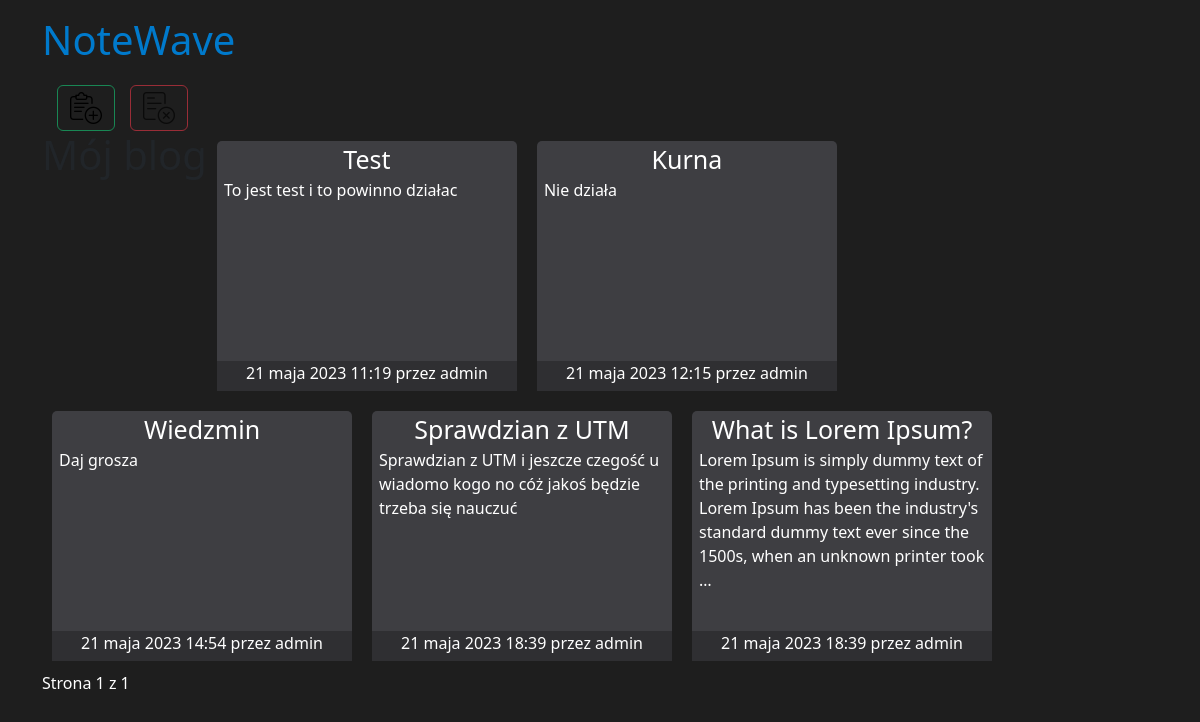
Before: / with the older database file.
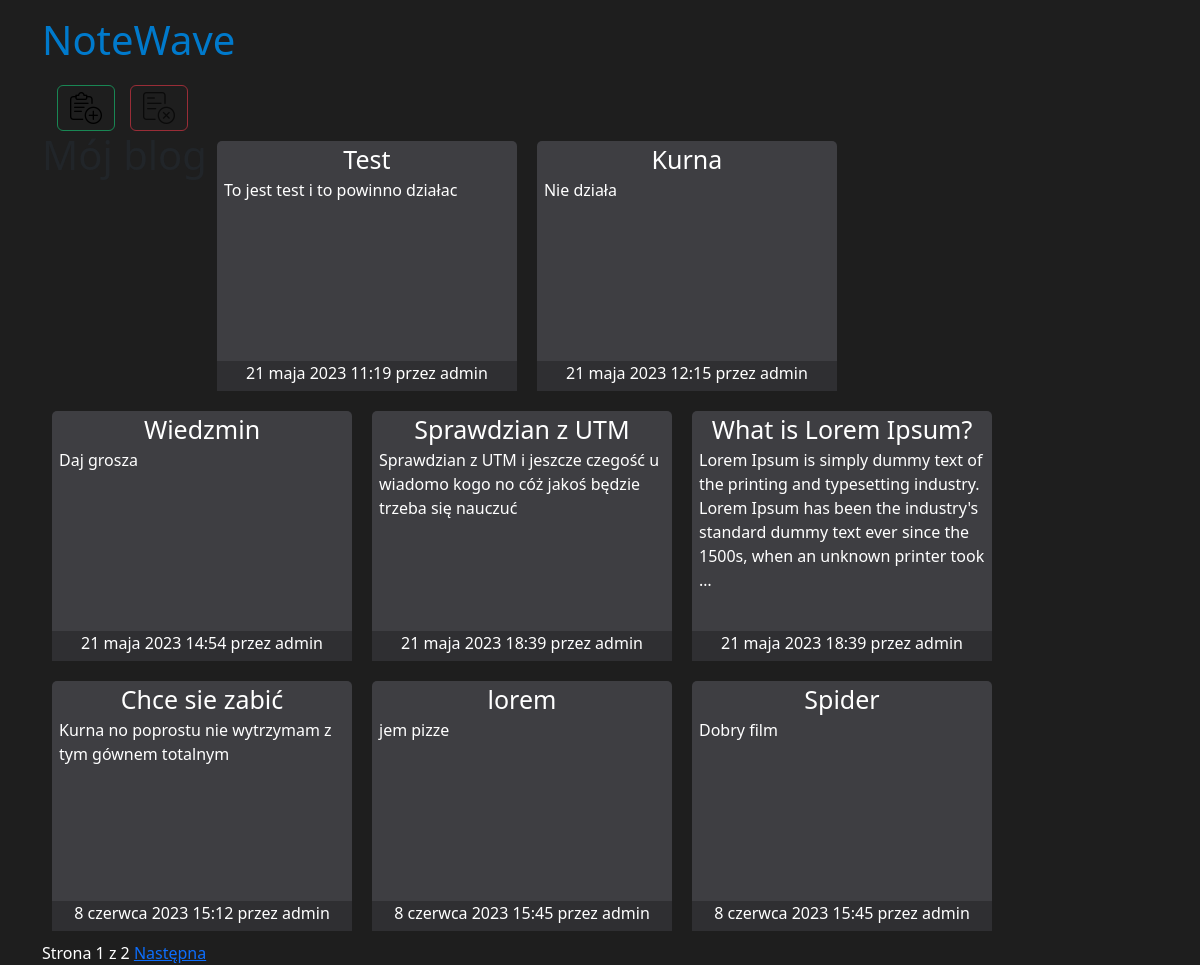
After: the same page with the newer database file.
### project/models.py (models this page shows, shortened)
class Post(models.Model):
    STATUS_CHOICES = (
        ('draft', 'Draft'),
        ('published','Published'),
    )
    tytul = models.CharField(max_length=100)
    tresc = models.TextField()
    data_utworzenia = models.DateTimeField(default=timezone.now())
    autor = models.ForeignKey(User, on_delete=models.CASCADE)
    status = models.CharField(max_length=10,choices=STATUS_CHOICES,default='draft')

### project/views.py (the view)
# urls.py: path('', views.post_list.as_view(), name='post_list'),
class post_list(ListView):
    model = Post
    paginate_by = 8
    template_name = 'project/post/list.html'

### project/templates/project/post/list.html (shortened to what this page needs)
{% extends "project/base.html" %}
{% block content %}
    <h1>Mój blog</h1>
{% endblock %}

### project/templates/project/base.html (shortened to what this page needs)
{% load static %}
<!doctype html>
<html lang="en">
  <head>
    <link href="https://cdn.jsdelivr.net/npm/bootstrap@5.3.0-alpha3/dist/css/bootstrap.min.css" rel="stylesheet">
    <link href="{% static 'css/style.css' %}" rel="stylesheet">
</head>
  <body>
     <header class="container-xl">
         <div class="name">NoteWave</div>
        </header>
        <main class="container-xl">
          <div class="panel">
            <div class="add">
              <button type="button" class="btn btn-outline-success"><a href="/add_post"><img src="{% static 'photos/add.png' %}" alt="add"></a></button>
            </div>
            <div class="remove">
              <button type="button" class="btn btn-outline-danger" disabled><a href=""><img src="{% static 'photos/remove.png' %}" alt="remove"></a></button>
            </div>
          </div>
          <div class="notes">
            {% block content %}
            {% endblock %}
             {% for post in object_list %}
                <div class="post">
                  <div class="title">
                    <a href="/detail/{{ post.pk }}"> {{ post.tytul }}</a>
                  </div>
                  <div class="content">
                    {{ post.tresc|truncatewords:30|linebreaks }}
                  </div>
                  <div class="date">
                    {{ post.data_utworzenia }} przez {{ post.autor }}
                </div>
        </div>
 {% endfor %}
          </div>
        {% include "project/pagination.html" with page=page_obj %}
        </main >
  </body>
</html>

### project/templates/project/pagination.html (shortened to what this page needs)
<div class="pagination">
    <span class="step-links">
        <span class="current">
            Strona {{ page.number }} z {{ page.paginator.num_pages }}
        </span>
        {% if page.has_next %}
            <a href="?page={{ page.next_page_number }}">Następna</a>
        {% endif %}
    </span>
</div>

### project/static/css/style.css (style rules this page uses)
body { background-color: #1e1e1e; margin: 0px; padding: 0px; }
header { margin: 0px; height: 75px; display: flex; flex-wrap: wrap; margin: 10px 0px 0px 5px; }
div.name { font-size: 40px; color: #007acc; }
div.panel { display: flex; flex-wrap: wrap; margin: auto; padding: auto; }
div.panel>div { padding-left:15px; }
div.add { padding-left:10px; }
div.notes { display: flex; flex-wrap: wrap; }
div.post { margin: 10px; width: 300px; height: 250px; border-radius: 5px; background-color: #3e3e42; color:white }
div.title { height: 30px; text-align: center; }
div>a { text-decoration: none; font-size: 25px; color: white; }
div.content { height: 190px; padding: 7px; }
div.date { text-align: center; height: 30px; background-color: #2f2f32; }
div.pagination { color:white; }

Changed rows visible on the page:
added Post: tytul "Chce sie zabić", tresc "Kurna no poprostu nie wytrzymam z tym gównem totalnym", data_utworzenia "8 czerwca 2023 15:12", autor "admin"
added Post: tytul "lorem", tresc "jem pizze", data_utworzenia "8 czerwca 2023 15:45", autor "admin"
added Post: tytul "Spider", tresc "Dobry film", data_utworzenia "8 czerwca 2023 15:45", autor "admin"
Other visible differences:
{{ page.paginator.num_pages }}: "1" → "2"
text now shown: "Następna"
